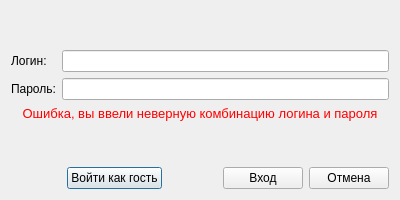
<?xml version="1.0" encoding="UTF-8"?>

<ui version="4.0">
  <class>GUI_AuthClass</class>
  <widget class="QDialog" name="GUI_AuthClass">
    <property name="geometry">
      <rect>
        <x>0</x>
        <y>0</y>
        <width>400</width>
        <height>200</height>
      </rect>
    </property>
    <property name="maximumSize">
      <size>
        <width>400</width>
        <height>200</height>
      </size>
    </property>
    <property name="windowTitle">
      <string>Пожалуйста, авторизуйтесь</string>
    </property>
    <layout class="QGridLayout" name="gridLayout_2">
      <item row="4" column="0">
        <layout class="QHBoxLayout" name="horizontalLayout">
          <item>
            <spacer name="horizontalSpacer_2">
              <property name="orientation">
                <enum>Qt::Horizontal</enum>
              </property>
              <property name="sizeHint" stdset="0">
                <size>
                  <width>40</width>
                  <height>20</height>
                </size>
              </property>
            </spacer>
          </item>
          <item>
            <widget class="QPushButton" name="loginAsGuestButton">
              <property name="text">
                <string>Войти как гость</string>
              </property>
            </widget>
          </item>
          <item>
            <spacer name="horizontalSpacer">
              <property name="orientation">
                <enum>Qt::Horizontal</enum>
              </property>
              <property name="sizeHint" stdset="0">
                <size>
                  <width>40</width>
                  <height>20</height>
                </size>
              </property>
            </spacer>
          </item>
          <item>
            <widget class="QPushButton" name="OKButton">
              <property name="text">
                <string>Вход</string>
              </property>
            </widget>
          </item>
          <item>
            <widget class="QPushButton" name="CancelButton">
              <property name="text">
                <string>Отмена</string>
              </property>
            </widget>
          </item>
        </layout>
      </item>
      <item row="1" column="0">
        <layout class="QGridLayout" name="gridLayout">
          <item row="0" column="0">
            <widget class="QLabel" name="loginLabel">
              <property name="text">
                <string>Логин:</string>
              </property>
            </widget>
          </item>
          <item row="0" column="1">
            <widget class="QLineEdit" name="loginText" />
          </item>
          <item row="1" column="0">
            <widget class="QLabel" name="passwordLabel">
              <property name="text">
                <string>Пароль:</string>
              </property>
            </widget>
          </item>
          <item row="1" column="1">
            <widget class="QLineEdit" name="passwordText">
              <property name="echoMode">
                <enum>QLineEdit::Password</enum>
              </property>
            </widget>
          </item>
        </layout>
      </item>
      <item row="0" column="0">
        <spacer name="verticalSpacer_2">
          <property name="orientation">
            <enum>Qt::Vertical</enum>
          </property>
          <property name="sizeHint" stdset="0">
            <size>
              <width>20</width>
              <height>40</height>
            </size>
          </property>
        </spacer>
      </item>
      <item row="3" column="0">
        <spacer name="verticalSpacer">
          <property name="orientation">
            <enum>Qt::Vertical</enum>
          </property>
          <property name="sizeHint" stdset="0">
            <size>
              <width>20</width>
              <height>40</height>
            </size>
          </property>
        </spacer>
      </item>
      <item row="2" column="0">
        <widget class="QLabel" name="inputErrorText">
          <property name="enabled">
            <bool>true</bool>
          </property>
          <property name="font">
            <font>
              <pointsize>10</pointsize>
            </font>
          </property>
          <property name="focusPolicy">
            <enum>Qt::NoFocus</enum>
          </property>
          <property name="autoFillBackground">
            <bool>false</bool>
          </property>
          <property name="styleSheet">
            <string notr="true">color: rgb(255, 0, 0);</string>
          </property>
          <property name="frameShape">
            <enum>QFrame::NoFrame</enum>
          </property>
          <property name="text">
            <string>Ошибка, вы ввели неверную комбинацию логина и пароля</string>
          </property>
          <property name="alignment">
            <set>Qt::AlignCenter</set>
          </property>
        </widget>
      </item>
    </layout>
  </widget>
  <layoutdefault spacing="6" margin="11" />
  <tabstops>
    <tabstop>loginText</tabstop>
    <tabstop>passwordText</tabstop>
    <tabstop>OKButton</tabstop>
    <tabstop>CancelButton</tabstop>
    <tabstop>loginAsGuestButton</tabstop>
  </tabstops>
  <resources />
  <connections>
    <connection>
      <sender>CancelButton</sender>
      <signal>clicked()</signal>
      <receiver>GUI_AuthClass</receiver>
      <slot>reject()</slot>
      <hints>
        <hint type="sourcelabel">
          <x>349</x>
          <y>175</y>
        </hint>
        <hint type="destinationlabel">
          <x>358</x>
          <y>359</y>
        </hint>
      </hints>
    </connection>
  </connections>
</ui>
